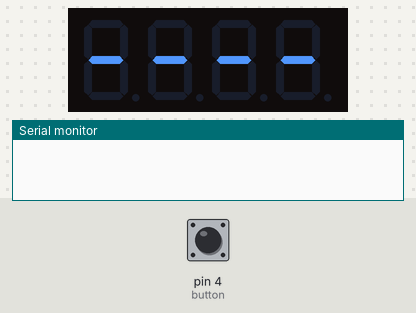
A sketch run on a simulated Arduino Uno, built with avr-gcc and run on an emulated ATmega328P. Parts: 4-digit seven-segment display, the last lines printed to the serial monitor. The inputs (shaded band) are chosen by the test bench; at power-on: pin 4 (button) HIGH.

Above: at 1.2 s.
1.3 s: pin 4 (button) pulled LOW for 0.15 s
At 2.6 s:
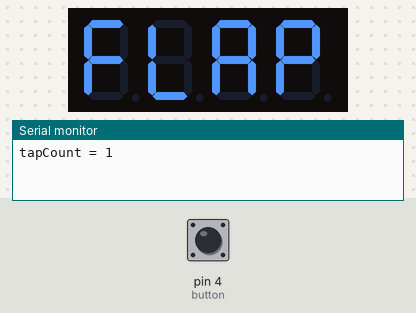
4.4 s: pin 4 (button) pulled LOW for 1 s
6.9 s: pin 4 (button) pulled LOW for 0.15 s
At 7.48 s:
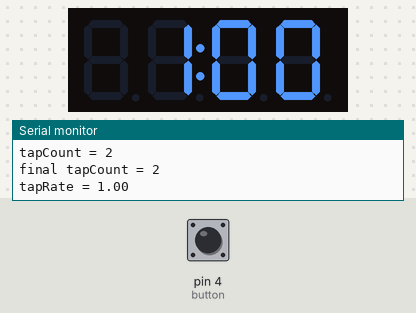
Timing chart, 0 to 9.9 s (numbered marks = the images above; inputs shaded):
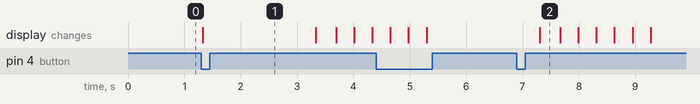

The sketch:

buttonbox.ino
```cpp
// display logic

#include <TM1637Display.h>

#define CLK 2
#define DIO 3

// var to display the word 'FLAP'
const uint8_t FLAP[] = {
  SEG_A | SEG_E | SEG_F | SEG_G,                   // F
  SEG_D | SEG_E | SEG_F,                           // L
  SEG_A | SEG_B | SEG_C | SEG_E | SEG_F | SEG_G,   // A
  SEG_A | SEG_B | SEG_E | SEG_F | SEG_G,           // P
  };


// variable for displaying "----"
const uint8_t LINE[] = {
  SEG_G,                                           // G
  SEG_G,                                           // G
  SEG_G,                                           // G
  SEG_G,                                           // G
  };


TM1637Display display(CLK, DIO);


// button logic

const int button = 4;
boolean buttonState = HIGH;
int tapCount = 0;
unsigned long debounce = 0;
unsigned long inputTimer = 0;


// SETUP
void setup() {
  // put your setup code here, to run once:
  Serial.begin(9600);

  //button mode INPUT_PULLUP to take advantage of internal resitor to force 'HIGH' state
  pinMode(button, INPUT_PULLUP);

}


// LOOP
void loop() {

  //debounce logic
  if (debounce < millis()) {

    if(digitalRead(button) == LOW && buttonState == HIGH) {
      tapCount++;
      buttonState = LOW;
      debounce = (millis() + 10);

      if (inputTimer == 0) {
        inputTimer = (millis() + 2000);
      }


      // for testing button taps/count in serial port
//      Serial.println("buttonState = " + String(buttonState));
      Serial.println("tapCount = " + String(tapCount));

    } else if (digitalRead(button) == HIGH && buttonState == LOW) {
      buttonState = HIGH;
      delay(10);
    }

    //tap rate results display logic
    if ((inputTimer > 0) && (inputTimer < millis())) {

      float tapRate = ((int(tapCount) * 100) / 2);

      display.showNumberDecEx(tapRate, 0b01000000, false, 4, 0);

      Serial.println("final tapCount = " + String(tapCount));
      Serial.println("tapRate = " + String(tapRate / 100));

      // display final result blinking effect
      for(int i = 0; i < 3; i++) {

        display.showNumberDecEx(tapRate, 0b01000000, false, 4, 0);
        delay(300);
        display.clear();
        delay(300);

      }

      inputTimer = 0;
      tapCount = 0;

    }
  }


  //display logic


  // set display brightness
  display.setBrightness(0x0f);

  //display LINE before tapcount is 0, and FLAP while 2 second timer is active
  if(tapCount == 0) {
    display.setSegments(LINE);
  } else {
    display.setSegments(FLAP);
//    display.showNumberDec(int(tapCount));
  }


}
```

Measured:
- after the input at 1.3 s, the display: changes at once (image 1)
